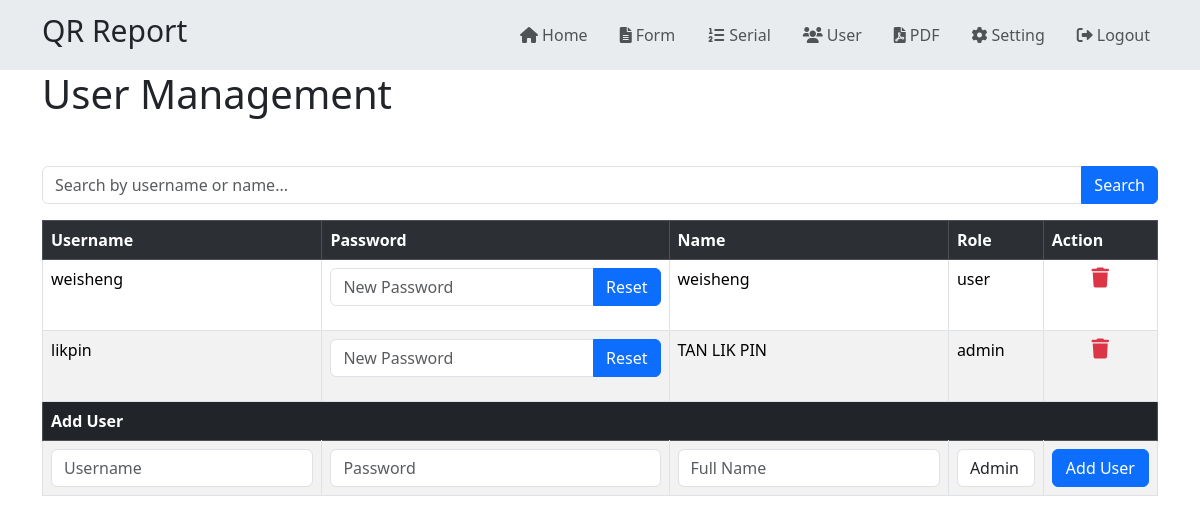
The page /user.php (signed in) on the database its author committed.
### tables this page shows
CREATE TABLE users (
    id INTEGER PRIMARY KEY AUTOINCREMENT,
    username TEXT NOT NULL,
    name TEXT NOT NULL,
    password TEXT NOT NULL,
    role TEXT NOT NULL,
    created_at DATETIME DEFAULT CURRENT_TIMESTAMP
);

### user.php (the view, shortened to what this page needs)
<?php
include_once 'db.php';
$search = isset($_GET['search']) ? $_GET['search'] : '';
$sql = "SELECT * FROM users WHERE `role` != 'superAdmin' AND (username LIKE :search OR name LIKE :search) ORDER BY created_at DESC";
$stmt = $conn->prepare($sql);
$stmt->execute(['search' => "%$search%"]);
$users = $stmt->fetchAll(PDO::FETCH_ASSOC);
?>
<!DOCTYPE html>
<html lang="en">
<head>
</head>
<?php include_once 'header.php'; ?>
<body>
    <div class="container">
        <div class="row">
            <div class="col-md-12">
                <h1 class="mb-5">User Management</h1>
                <form method="GET" class="mb-3">
                    <div class="input-group">
                        <input type="text" class="form-control" name="search" placeholder="Search by username or name..." value="<?php echo htmlspecialchars($search); ?>">
                        <button class="btn btn-primary" type="submit">Search</button>
                    </div>
                </form>
                <table class="table table-bordered table-striped">
                    <tr class="table-dark">
                        <th>Username</th>
                        <th>Password</th>
                        <th>Name</th>
                        <th>Role</th>
                        <th>Action</th>
                    </tr>
                    <?php foreach ($users as $user) : ?>
                        <tr>
                            <td><?php echo $user['username']; ?></td>
                            <td>
                                <form action="" method="post">
                                    <div class="input-group">
                                        <input class="form-control" type="password" name="reset_password" placeholder="New Password" required>
                                        <input class="btn btn-primary" type="submit" value="Reset">
                                    </div>
                                </form>
                            </td>
                            <td><?php echo $user['name']; ?></td>
                            <td><?php echo $user['role']; ?></td>
                            <td class="text-center fs-5">
                                <a href="#" onclick="deleteUser(<?php echo $user['id']; ?>, '<?php echo $user['name']; ?>')" class="link-danger link-offset-2 link-underline link-underline-opacity-0">
                                    <i class="fa fa-trash"></i>
                                </a>
                            </td>
                        </tr>
                    <?php endforeach; ?>
                    <tr class="table-dark">
                        <th colspan="5">Add User</th>
                    </tr>
                    <form action="" method="post">
                        <tr>
                            <td>
                                <input class="form-control" type="text" name="username" placeholder="Username" required>
                            </td>
                            <td>
                                <input class="form-control" type="password" name="password" placeholder="Password" required>
                            </td>
                            <td>
                                <input class="form-control" type="text" name="name" placeholder="Full Name" required>
                            </td>
                            <td>
                                <select class="form-control" name="role">
                                    <option value="admin">Admin</option>
                                </select>
                            </td>
                            <td>
                                <input class="col-12 btn btn-primary" type="submit" value="Add User" name="add_user">
                            </td>
                        </tr>
                    </form>
                </table>
            </div>
        </div>
    </div>
</body>
</html>

### rows shown on the page
users: username "weisheng", name "weisheng", role "user"
users: username "likpin", name "TAN LIK PIN", role "admin"
